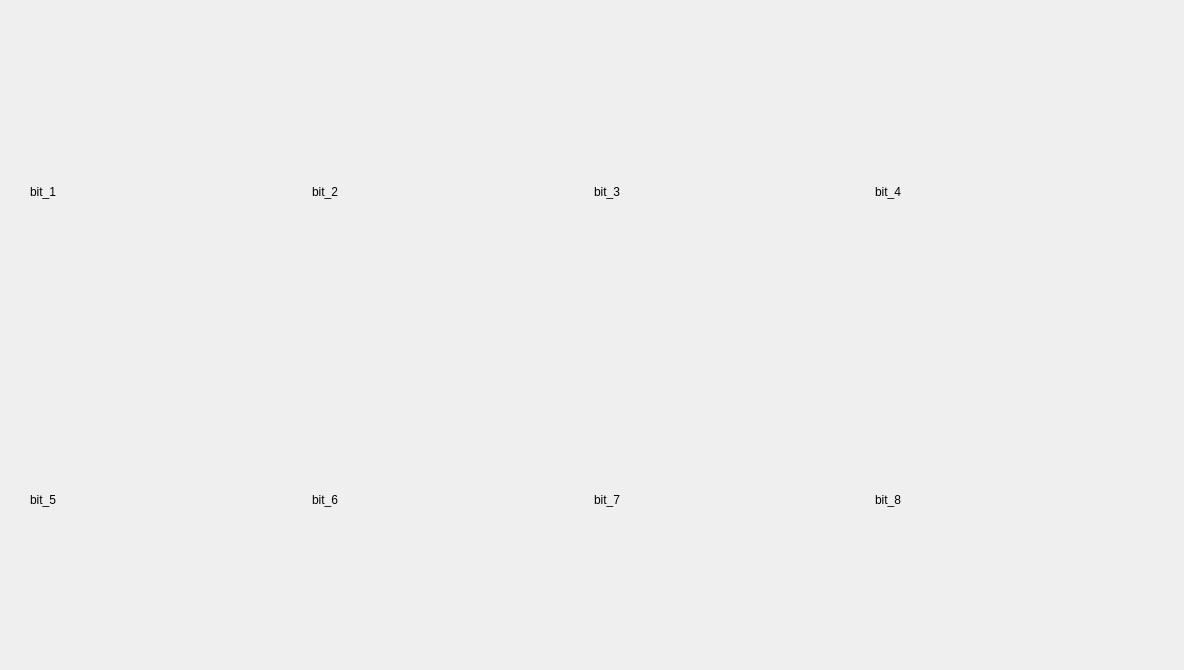
<?xml version="1.0" encoding="UTF-8"?>
<ui version="4.0">
 <class>bitplane</class>
 <widget class="QWidget" name="bitplane">
  <property name="geometry">
   <rect>
    <x>0</x>
    <y>0</y>
    <width>1184</width>
    <height>670</height>
   </rect>
  </property>
  <property name="windowTitle">
   <string>Form</string>
  </property>
  <widget class="QWidget" name="layoutWidget">
   <property name="geometry">
    <rect>
     <x>30</x>
     <y>40</y>
     <width>1121</width>
     <height>611</height>
    </rect>
   </property>
   <layout class="QVBoxLayout" name="verticalLayout">
    <item>
     <layout class="QHBoxLayout" name="horizontalLayout_2">
      <item>
       <widget class="QLabel" name="bit1">
        <property name="text">
         <string>bit_1</string>
        </property>
       </widget>
      </item>
      <item>
       <widget class="QLabel" name="bit2">
        <property name="text">
         <string>bit_2</string>
        </property>
       </widget>
      </item>
      <item>
       <widget class="QLabel" name="bit3">
        <property name="text">
         <string>bit_3</string>
        </property>
       </widget>
      </item>
      <item>
       <widget class="QLabel" name="bit4">
        <property name="text">
         <string>bit_4</string>
        </property>
       </widget>
      </item>
     </layout>
    </item>
    <item>
     <layout class="QHBoxLayout" name="horizontalLayout">
      <item>
       <widget class="QLabel" name="bit5">
        <property name="text">
         <string>bit_5</string>
        </property>
       </widget>
      </item>
      <item>
       <widget class="QLabel" name="bit6">
        <property name="text">
         <string>bit_6</string>
        </property>
       </widget>
      </item>
      <item>
       <widget class="QLabel" name="bit7">
        <property name="text">
         <string>bit_7</string>
        </property>
       </widget>
      </item>
      <item>
       <widget class="QLabel" name="bit8">
        <property name="text">
         <string>bit_8</string>
        </property>
       </widget>
      </item>
     </layout>
    </item>
   </layout>
  </widget>
 </widget>
 <resources/>
 <connections/>
</ui>
